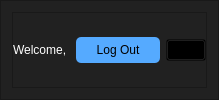
     <widget class="QFrame" name="frame">
      <property name="styleSheet">
       <string notr="true">background-color:rgb(33, 33, 33)</string>
      </property>
      <property name="frameShape">
       <enum>QFrame::StyledPanel</enum>
      </property>
      <property name="frameShadow">
       <enum>QFrame::Raised</enum>
      </property>
      <layout class="QVBoxLayout" name="verticalLayout_3">
       <item>
        <widget class="QFrame" name="frame_7">
         <property name="frameShape">
          <enum>QFrame::StyledPanel</enum>
         </property>
         <property name="frameShadow">
          <enum>QFrame::Raised</enum>
         </property>
         <layout class="QHBoxLayout" name="horizontalLayout_3">
          <property name="leftMargin">
           <number>0</number>
          </property>
          <property name="topMargin">
           <number>0</number>
          </property>
          <property name="rightMargin">
           <number>0</number>
          </property>
          <property name="bottomMargin">
           <number>0</number>
          </property>
          <item>
           <widget class="QLabel" name="label_welcome">
            <property name="sizePolicy">
             <sizepolicy hsizetype="Expanding" vsizetype="Preferred">
              <horstretch>0</horstretch>
              <verstretch>0</verstretch>
             </sizepolicy>
            </property>
            <property name="styleSheet">
             <string notr="true">color:white;
font: 12pt &quot;MS Shell Dlg 2&quot;;</string>
            </property>
            <property name="text">
             <string>Welcome, </string>
            </property>
            <property name="alignment">
             <set>Qt::AlignLeading|Qt::AlignLeft|Qt::AlignVCenter</set>
            </property>
           </widget>
          </item>
          <item>
           <widget class="QPushButton" name="btn_logout">
            <property name="styleSheet">
             <string notr="true">color:black;
background-color:rgb(85, 170, 255);
padding:6px 20px;
font: 11pt &quot;MS Shell Dlg 2&quot;;
border-radius:5px;
</string>
            </property>
            <property name="text">
             <string>Log Out</string>
            </property>
           </widget>
          </item>
          <item>
           <widget class="QPushButton" name="btn_settings">
            <property name="styleSheet">
             <string notr="true">background:transparent</string>
            </property>
            <property name="text">
             <string/>
            </property>
            <property name="icon">
             <iconset>
              <normaloff>../resources/images/settings-icon.png</normaloff>../resources/images/settings-icon.png</iconset>
            </property>
            <property name="iconSize">
             <size>
              <width>25</width>
              <height>25</height>
             </size>
            </property>
           </widget>
          </item>
         </layout>
        </widget>
       </item>
      </layout>
     </widget>
